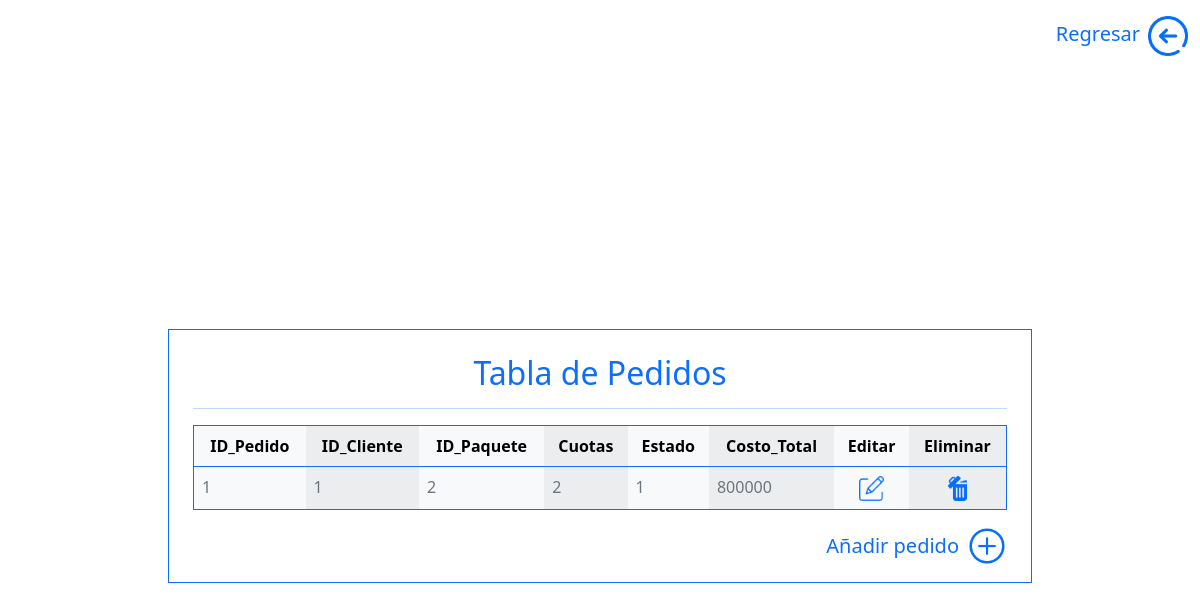
The app's page /Controller/Pedidos/Pedidos/listarPedidos.php with its own data.
### tables this page shows
CREATE TABLE `pedidos` (
  `id_pedido` int(11) NOT NULL,
  `id_cliente` int(11) NOT NULL,
  `id_paquete` int(11) NOT NULL,
  `estado` int(11) NOT NULL,
  `costo_total` float NOT NULL,
  `cuotas` int(11) NOT NULL
);

### Controller/Pedidos/Pedidos/listarPedidos.php (the view, shortened to what this page needs)
<?php
$db = new Database();
$connection = $db->connect();
$consulta = $connection->prepare("SELECT * FROM pedidos ORDER BY id_pedido ASC");
$consulta->execute();
$pedidos = $consulta->fetchAll(PDO::FETCH_ASSOC);
?>
<!DOCTYPE html>
<html lang="en">
<head>
    <link rel="stylesheet" href="../../../Views/Assets/Bootstrap/css/bootstrap.min.css">
</head>
<body>
    <div class="container-fluid">
        <div class="d-flex align-items-center justify-content-end pt-3">
            <div class="text-primary me-2">
                <h5 class="mb-1">Regresar</h5>
            </div>
            <a href="../../../Views/moduloPedidos.php"><img src="../../../Views/Assets/img/regresar.png" width="40px" alt="regresar"></a>
        </div>
        <div class="container-fluid vh-100 d-flex justify-content-center align-items-center">
            <div class="container w-75 px-4 pt-4 pb-3 border border-primary">
                <div class="text-center text-primary">
                    <h2>Tabla de Pedidos</h2>
                    <hr>
                </div>
                <table class="table table-light table-striped-columns border border-primary">
                    <tr class="text-center">
                        <th>ID_Pedido</th>
                        <th>ID_Cliente</th>
                        <th>ID_Paquete</th>
                        <th>Cuotas</th>
                        <th>Estado</th>
                        <th>Costo_Total</th>
                        <th>Editar</th>
                        <th>Eliminar</th>
                    </tr>
                    <?php foreach ($pedidos as $row) { ?>
                        <tr>
                            <td class="text-muted"><?php echo ($row['id_pedido']) ?></td>
                            <td class="text-muted"><?php echo ($row['id_cliente']) ?></td>
                            <td class="text-muted"><?php echo ($row['id_paquete']) ?></td>
                            <td class="text-muted"><?php echo ($row['cuotas']) ?></td>
                            <td class="text-muted"><?php echo ($row['estado']) ?></td>
                            <td class="text-muted"><?php echo ($row['costo_total']) ?></td>
                            <td class="text-muted text-center"><a type="button" class="editbtn" data-bs-toggle="modal" data-bs-target="#editarPedido"><img src="../../../Views/Assets/img/editar.png" width="25px" alt="editar"></a></td>
                            <td class="text-muted text-center"><a href="eliminarPedido.php?id=<?php echo ($row['id_pedido']) ?>"><img src="../../../Views/Assets/img/eliminar.png" width="25px" alt="eliminar"></a></td>
                        </tr>
                    <?php } ?>
                </table>
                <div class="d-flex align-items-center justify-content-end">
                    <div class="text-primary me-2">
                        <h5 class="mb-0">Añadir pedido</h5>
                    </div>
                    <a type="button" data-bs-toggle="modal" data-bs-target="#agregarPedido"><img src="../../../Views/Assets/img/agregar.png" width="40px" alt="agregar"></a>
                </div>
            </div>
        </div>
</body>
</html>

### records on screen
pedidos: id_pedido "1", id_cliente "1", id_paquete "2", cuotas "2", estado "1", costo_total "800000"
